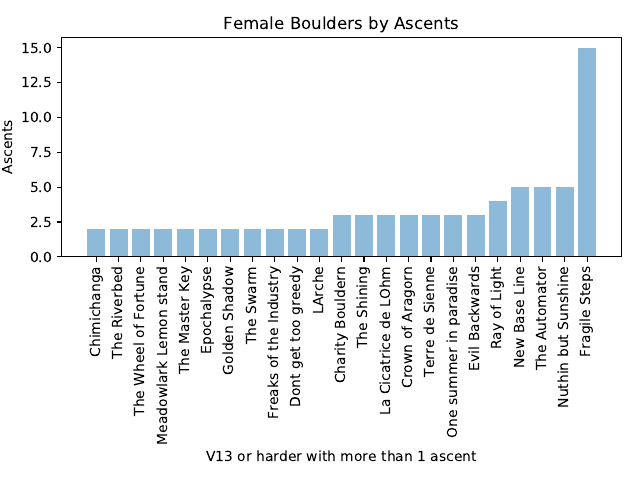

This chart was generated by the following Python code:
import pandas as pd
import numpy as np
import matplotlib.pyplot as plt
import operator

data = pd.read_csv("ascents.csv")
boulders= data["Boulder"]

boulderCounts = dict()
for boulder in boulders:
    if boulder in boulderCounts:
        boulderCounts[boulder] = boulderCounts[boulder] + 1
    else:
        boulderCounts[boulder] = 1

tmp = dict()
for boulder in boulderCounts:
    if boulderCounts[boulder] > 1:
        tmp[boulder] = boulderCounts[boulder]
boulderCounts=tmp

#sort items
sorted_boulder_counts = sorted(boulderCounts.items(), key=operator.itemgetter(1))

boulders = []
ascents = []
for boulder,count in sorted_boulder_counts:
    boulders.append(boulder)
    ascents.append(int(count))

y_pos = np.arange(len(boulderCounts))

plt.bar(y_pos, ascents, align='center', alpha=0.5)
plt.xticks(y_pos,boulders, rotation="vertical")
plt.ylabel('Ascents')
plt.xlabel('V13 or harder with more than 1 ascent')
plt.title('Female Boulders by Ascents')
plt.tight_layout()
plt.savefig("boulders.pdf")